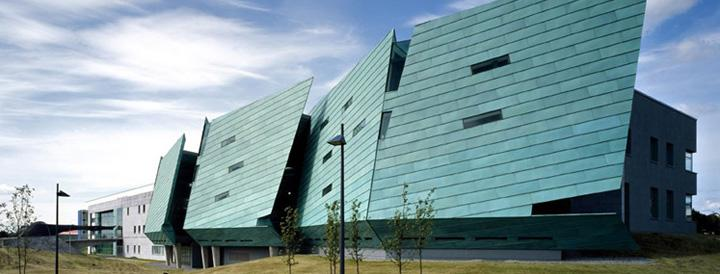
#> input picture Graphics-Lab10/GMIT1.jpg, 720 x 274 px
$ python Lab10.py   (older library calls are emulated)
#> lines starting #> are read from the running program, lines starting #| are printed output that depends on the picture; after the words box and inside, x2 and y2 are one past the last pixel; in counts of white or black regions, pixels touching at a corner belong together
import cv2
import numpy as np
from matplotlib import pyplot as plt
nrows = 2
ncols = 3
img = cv2.imread('GMIT1.jpg',)
#> img is the input picture: shape (274, 720, 3); mean B, G, R 156.8, 150.6, 127.3
gray_image = cv2.cvtColor(img, cv2.COLOR_BGR2GRAY)
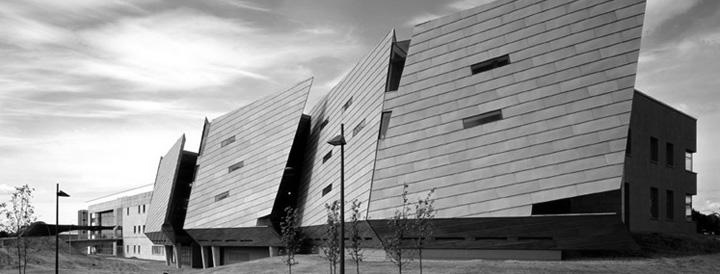
#> gray_image: shape (274, 720); min 0, max 255, mean 144.3
imgHarris = img
#create gray image file
cv2.imwrite('gray_image.png',gray_image)
cv2.imwrite('imgHarris.jpg',imgHarris)
#do harris edge detection
dst = cv2.cornerHarris(gray_image, 2, 3, 0.04)
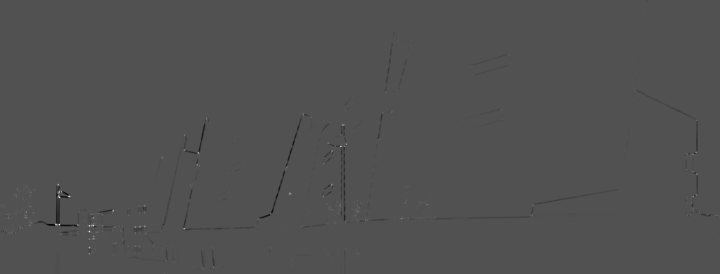
#> dst: shape (274, 720) float32; min -0.0163, max 0.0346, mean -4.3e-05; drawn with min black and max white
threshold = 0.01; #number between 0 and 1
for i in range(len(dst)):
	for j in range(len(dst[i])):
		if dst[i][j] > (threshold*dst.max()):
			cv2.circle(imgHarris,(j,i),3,(150,150,200),-1)
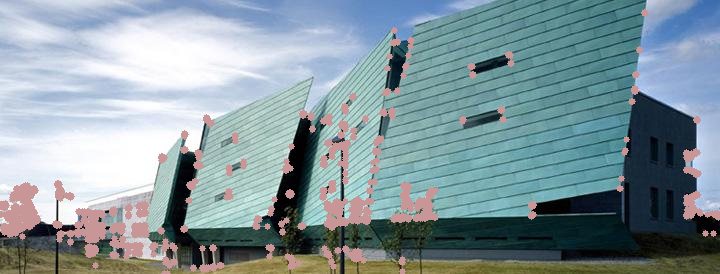
#> imgHarris: shape (274, 720, 3); 6.58% of pixels changed, all inside (x1, y1, x2, y2) = (0, 9, 720, 274)
plt.subplot(nrows,ncols,1),plt.imshow(imgHarris)
plt.title('HarrisImage'), plt.xticks([]), plt.yticks([])
plt.show();
cv2.imshow('imgHarris.jpg',imgHarris)
corners = cv2.goodFeaturesToTrack(gray_image,800,0.01,10)
#> corners = 335 rows, first 8: [59, 197], [55, 223], [92, 224], [112, 210], [289, 193], [342, 124], [340, 146], [197, 152]
imgShiTomasi = img;
cv2.imwrite('shiTomasi.jpg',imgShiTomasi)
for i in corners:
	x,y = i.ravel()
	cv2.circle(imgShiTomasi,(x,y),3,(200,100,200),-1)
#> this loop made 335 passes
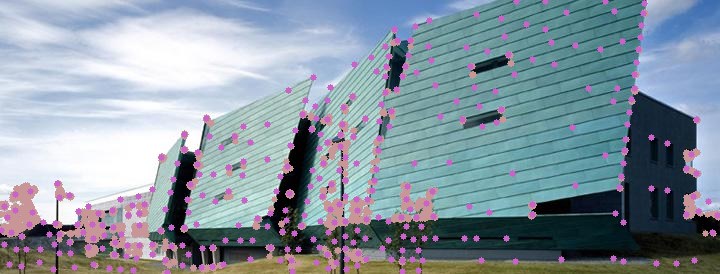
#> imgShiTomasi: shape (274, 720, 3); 4.91% of pixels changed, all inside (x1, y1, x2, y2) = (0, 0, 720, 274)
cv2.imshow('imgShiTomasi',imgShiTomasi)
plt.subplot(nrows,ncols,2),plt.imshow(imgShiTomasi)
plt.title('imgShiTomasi'), plt.xticks([]), plt.yticks([])
plt.show();
#Initiate SIFT detector
sift = cv2.SIFT()
#> (the run stopped early here; a loop or call above may not have finished)

$ run again, with Graphics-Lab10/GMIT2.jpg copied over Graphics-Lab10/GMIT1.jpg
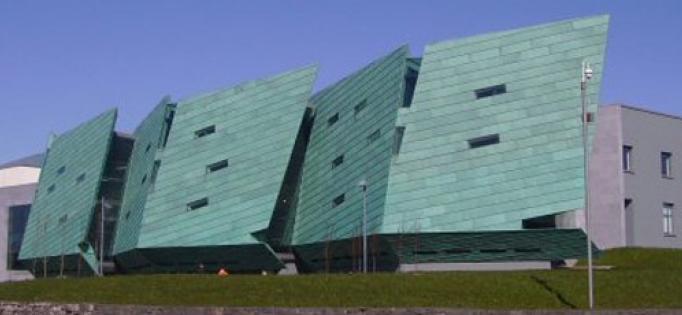
#> input picture Graphics-Lab10/GMIT2.jpg, 682 x 315 px
#> img is the input picture: shape (315, 682, 3); mean B, G, R 134.5, 120.7, 100.4
#> after the loop `for i in range(len(dst)):`:
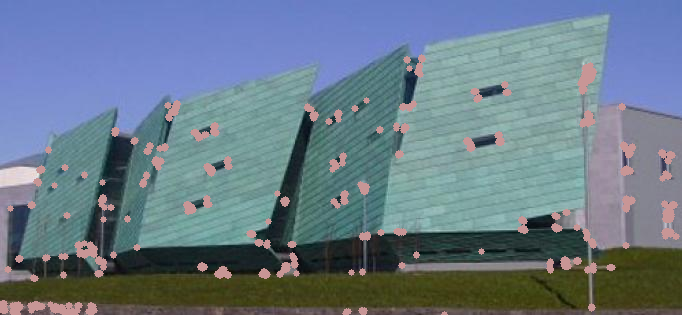
#> imgHarris: shape (315, 682, 3); 4.35% of pixels changed, all inside (x1, y1, x2, y2) = (0, 54, 680, 315)
#> corners = 596 rows, first 8: [522, 220], [222, 270], [284, 200], [251, 233], [264, 273], [39, 169], [625, 199], [662, 153]
#> the loop `for i in corners:` made 596 passes
#> after the loop `for i in corners:`:
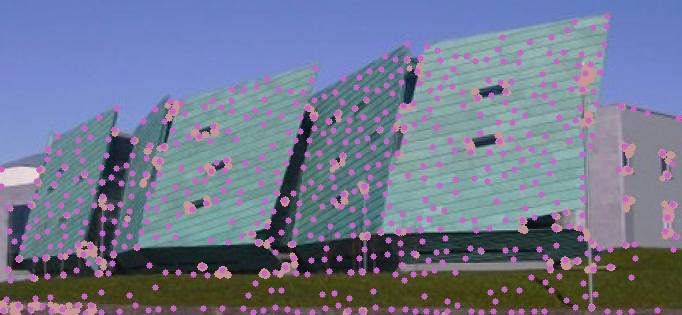
#> imgShiTomasi: shape (315, 682, 3); 8.03% of pixels changed, all inside (x1, y1, x2, y2) = (0, 13, 682, 315)
